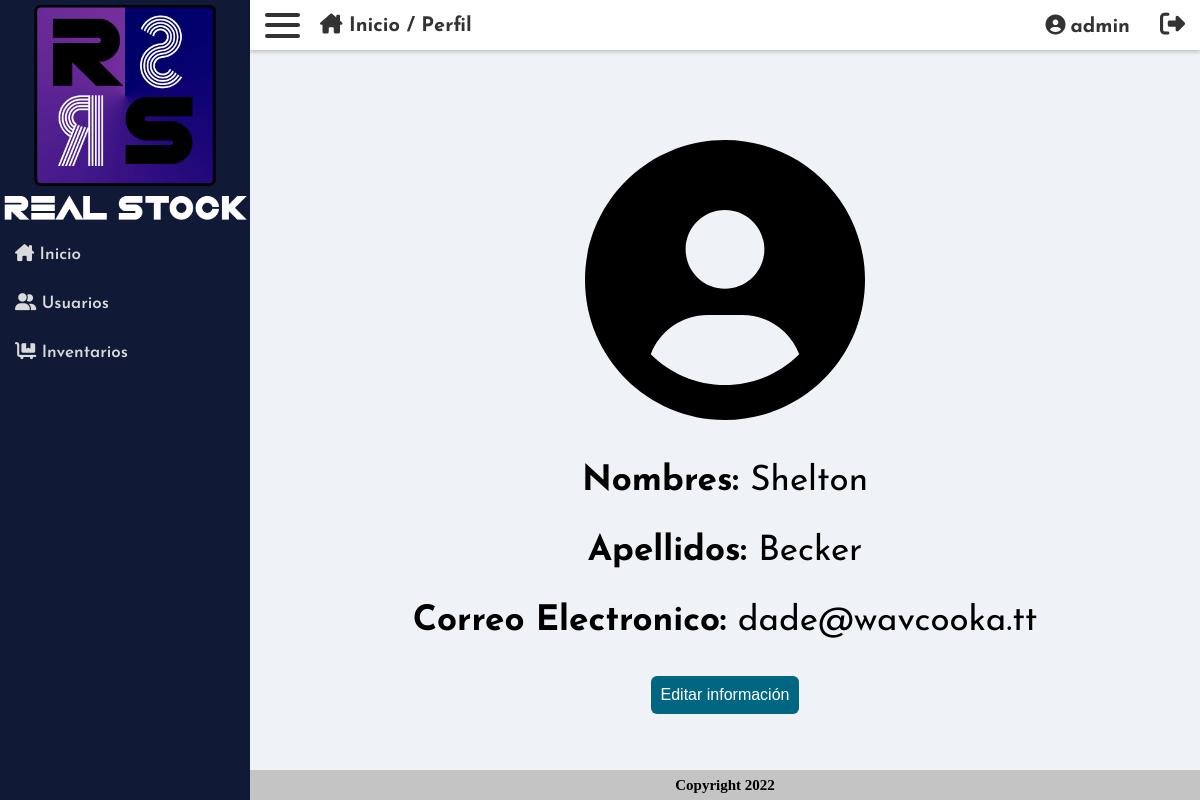
The page /frm_editar-perfil.php (signed in) on the database its author committed.
### tables this page shows
CREATE TABLE `tbl_usuario` (
  `usuario_id` int(11) NOT NULL,
  `usuario` varchar(45) DEFAULT NULL,
  `contrasena` varchar(255) DEFAULT NULL,
  `estado` varchar(45) DEFAULT NULL,
  `email` varchar(45) DEFAULT NULL,
  `nombres` varchar(45) DEFAULT NULL,
  `apellidos` varchar(45) DEFAULT NULL,
  `tbl_rol_id` int(11) DEFAULT NULL
);

### frm_editar-perfil.php (the view, shortened to what this page needs)
<!DOCTYPE html>
<html lang="es">
<head>
  <link rel="stylesheet" href="css/estilos.css" />
</head>
<body>
  <nav>
    <div class="logo">
      <img src="img/logo.png" alt="" />
    </div>
    <div class="links">
      <ul>
        <li class="link">
          <a href="principal.php">
            <i class="fa-solid fa-house-chimney"></i> Inicio
          </a>
        </li>
        <li class="link">
          <a href="frm_registrar-usuarios.php">
            <i class="fa-solid fa-user-group"></i> Usuarios
          </a>
        </li>
        <li class="link">
          <a href="inventarios.php">
            <i class="fa-solid fa-cart-flatbed"></i> Inventarios
          </a>
        </li>
      </ul>
    </div>
  </nav>
  <div class="wrapper">
    <header>
      <div class="section-header">
        <div class="hamburger-menu">
          <span></span><span></span><span></span>
        </div>
        <div class="location-source">
          <a href="principal.php"><i class="fa-solid fa-house-chimney"></i> Inicio</a> / Perfil
        </div>
      </div>
      <div class="section-header">
        <div class="user-tag">
          <a href="#"><i class="fa-solid fa-circle-user"></i><?php echo $_SESSION['username'] ?></a>
        </div>
        <div class="btn-logout">
          <a href="./php/logout.php"><i class="fa-solid fa-right-from-bracket"></i></a>
        </div>
      </div>
    </header>
    <div class="content">
      <div class="content_usu"><br><br>
        <img src="img/circle-user-solid.svg" /><br><br>
        <?php
        include './php/config.php';
        $user_id = $_SESSION['user_id'];
        $query = "SELECT email, nombres, apellidos FROM tbl_usuario WHERE usuario_id = '$user_id'";
        $result = mysqli_query($conn, $query);
        if ($result) {
          foreach ($result as $row) {
            $email = $row['email'];
            $name = $row['nombres'];
            $last_name = $row['apellidos'];
          }
        } else {
          echo '<script type="text/javascript">
                alert("Error al obtener datos del usuario");
                </script>';
        }
        ?>
        <p><b>Nombres: </b><?php echo $name ?></p><br>
        <p><b>Apellidos: </b><?php echo $last_name ?></p><br>
        <p><b>Correo Electronico: </b><?php echo $email ?></p><br>
        <button class="btn btn-green" data-btn-modal="true" data-modal="#m-perfil-usuario">Editar información</button>
      </div>
    </div>
    <footer>Copyright 2022</footer>
</body>
</html>

### css/estilos.css (style rules this page uses)
* { margin: 0; padding: 0; box-sizing: border-box; outline: none; }
a { text-decoration: none; }
.wrapper { position: relative; top: 0; left: 0; height: 100vh; margin-left: 250px; }
header { position: absolute; top: 0; width: 100%; display: flex; align-items: center; justify-content: space-between; font-family: "Josefin Sans", sans-serif; font-weight: 800; font-size: 20px; min-height: 40px; background-color: #fff; box-shadow: 0 2px 4px rgba(0, 0, 0, 0.2); padding: 5px 15px; z-index: 10; }
.section-header { display: flex; align-items: center; margin: 5px 0; }
.hamburger-menu { position: relative; width: 35px; height: 25px; display: flex; flex-direction: column; justify-content: space-between; cursor: pointer; margin-right: 20px; -webkit-tap-highlight-color: rgba(0, 0, 0, 0); }
.hamburger-menu span { width: 100%; height: 4px; background-color: rgba(0, 0, 0, 0.8); border-radius: 2px; transition: transform 0.3s; }
.location-source { color: rgba(0, 0, 0, 0.8); user-select: none; }
.location-source a { color: rgba(0, 0, 0, 0.8); }
.user-tag a { color: rgba(0, 0, 0, 0.8); }
.user-tag a i { margin: 5px; }
.btn-logout { font-size: 25px; cursor: pointer; margin-left: 30px; }
.btn-logout a { color: rgba(0, 0, 0, 0.8); }
.content { background-color: #eff2f6; min-height: calc(100vh - 30px); padding: 70px 20px 20px 20px; }
.btn { min-width: 100px; height: fit-content; padding: 10px; color: #fff; border-radius: 6px; text-align: center; border: none; outline: none; cursor: pointer; font-size: 1rem; user-select: none; }
.btn-green { background-color: #006682; transition: 0.3s; }
footer { position: relative; left: 0; width: 100%; bottom: 0; height: 30px; line-height: 30px; text-align: center; background-color: #c4c4c4; font-size: 15px; font-weight: 900; }
.logo img { width: 100%; }
nav { position: fixed; left: 0; top: 0; background-color: #101a36; height: 100%; width: 250px; color: #fff; font-family: "Josefin Sans", sans-serif; font-weight: 600; overflow-x: hidden; z-index: 10; }
.link a { color: rgb(218, 218, 218); display: block; font-size: 17px; padding: 15px; transition: .3s; }
.content_usu { text-align: center; font-family: "Josefin Sans", sans-serif; font-size: 35px; }
.content_usu img { height: 280px; width: 280px; }

### rows shown on the page
tbl_usuario: nombres "Shelton", apellidos "Becker", email "dade@wavcooka.tt"

### other values the page prints
$_SESSION['username'] "admin"
